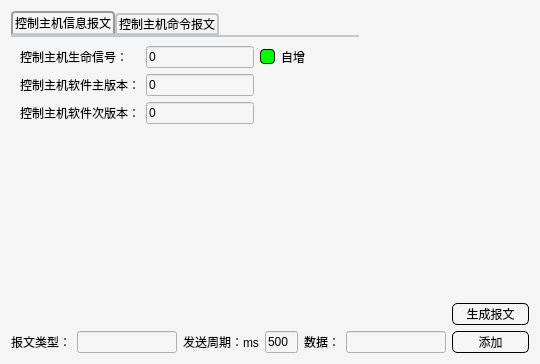
<?xml version="1.0" encoding="UTF-8"?>
<ui version="4.0">
 <class>MakePacket</class>
 <widget class="QDialog" name="MakePacket">
  <property name="geometry">
   <rect>
    <x>0</x>
    <y>0</y>
    <width>540</width>
    <height>364</height>
   </rect>
  </property>
  <property name="windowTitle">
   <string>Dialog</string>
  </property>
  <property name="styleSheet">
   <string notr="true">/*QComboBox*/

QComboBox {
border: 1px solid rgb(111, 156, 207);
border-radius: 3px;
padding: 1px 18px 1px 3px;
min-width: 9em;
max-width:9em;
}
QComboBox::drop-down {
subcontrol-origin: padding;
subcontrol-position: top right;
width: 15px;
border-left-width: 1px;
border-left-color: darkgray;
border-left-style: solid;
border-top-right-radius: 3px;
border-bottom-right-radius: 3px;
}
QComboBox QAbstractItemView {
border: 2px solid darkgray;
selection-background-color: lightgray;
}


/*QPushButton*/

QPushButton{
min-width:75px;
max-width:75px;
min-height:20px;
border:1px solid black;
border-radius:5px;
}
QPushButton:hover{
background-color: #333333;
border-color: #444444;
color:rgb(255,255,255);
}
QPushButton:pressed{
background-color: #111111;
border-color: #333333;
color: yellow;
}

/*QTabWidget*/
QTabWidget::tab-bar {
alignment: left;
}
QTabWidget::pane {
border-top: 2px solid #C2C7CB;
}
QTabBar::tab:selected {
margin-top:0px;
border-color: #9B9B9B;
border-bottom-color: #C2C7CB;
}
QTabBar::tab:!selected {
margin-top: 2px;
}
QTabBar::tab {
background: qlineargradient(x1: 0, y1: 0, x2: 0, y2: 1,
stop: 0 #E1E1E1, stop: 0.4 #DDDDDD,
stop: 0.5 #D8D8D8, stop: 1.0 #D3D3D3);
border: 2px solid #C4C4C3;
border-bottom-color: #C2C7CB;
border-top-left-radius: 4px;
border-top-right-radius: 4px;
min-width: 8ex;
padding: 2px;
}

/*QWidget*/
QWidget{
background-color:#F5F5F5;
}

/*QGroupBox*/
QGroupBox {
border: 2px solid gray;
border-radius: 5px;
margin-top: 1ex;
}
QGroupBox::title {
subcontrol-origin: margin;
subcontrol-position: top center;
padding: 0 3px;
background-color: qlineargradient(x1: 0, y1: 0, x2: 0, y2: 1,
stop: 0 #FF0ECE, stop: 1 #FFFFFF);
}

/*QCheckBox*/

QCheckBox::indicator{
width: 13px;
height: 13px;
background-color: #00FF00;
border: 1px solid #000000;
border-radius:4px;
}
QCheckBox::indicator::checked{
background-color: qradialgradient(cx:0.5, cy:0.5, fx:0.25, fy:0.15,
radius:0.3, stop:0 #FF0000, stop:1 #FFFFFF);
}</string>
  </property>
  <layout class="QVBoxLayout" name="verticalLayout_5">
   <item>
    <layout class="QHBoxLayout" name="horizontalLayout_4">
     <item>
      <layout class="QVBoxLayout" name="verticalLayout_4">
       <item>
        <widget class="QTabWidget" name="tabWidget">
         <property name="currentIndex">
          <number>0</number>
         </property>
         <widget class="QWidget" name="tab">
          <attribute name="title">
           <string>控制主机信息报文</string>
          </attribute>
          <layout class="QVBoxLayout" name="verticalLayout_3">
           <item>
            <layout class="QHBoxLayout" name="horizontalLayout_2">
             <item>
              <layout class="QVBoxLayout" name="verticalLayout_2">
               <item>
                <layout class="QGridLayout" name="gridLayout">
                 <item row="0" column="2">
                  <widget class="QCheckBox" name="checkBox">
                   <property name="text">
                    <string>自增</string>
                   </property>
                  </widget>
                 </item>
                 <item row="1" column="1">
                  <widget class="QLineEdit" name="lineEdit_4">
                   <property name="text">
                    <string>0</string>
                   </property>
                  </widget>
                 </item>
                 <item row="0" column="1">
                  <widget class="QLineEdit" name="lineEdit_3">
                   <property name="text">
                    <string>0</string>
                   </property>
                  </widget>
                 </item>
                 <item row="1" column="0">
                  <widget class="QLabel" name="label_4">
                   <property name="text">
                    <string>控制主机软件主版本：</string>
                   </property>
                  </widget>
                 </item>
                 <item row="0" column="0">
                  <widget class="QLabel" name="label_3">
                   <property name="text">
                    <string>控制主机生命信号：</string>
                   </property>
                  </widget>
                 </item>
                 <item row="2" column="0">
                  <widget class="QLabel" name="label_10">
                   <property name="text">
                    <string>控制主机软件次版本：</string>
                   </property>
                  </widget>
                 </item>
                 <item row="2" column="1">
                  <widget class="QLineEdit" name="lineEdit_5">
                   <property name="text">
                    <string>0</string>
                   </property>
                  </widget>
                 </item>
                </layout>
               </item>
               <item>
                <spacer name="verticalSpacer">
                 <property name="orientation">
                  <enum>Qt::Vertical</enum>
                 </property>
                 <property name="sizeHint" stdset="0">
                  <size>
                   <width>20</width>
                   <height>40</height>
                  </size>
                 </property>
                </spacer>
               </item>
              </layout>
             </item>
             <item>
              <spacer name="horizontalSpacer">
               <property name="orientation">
                <enum>Qt::Horizontal</enum>
               </property>
               <property name="sizeHint" stdset="0">
                <size>
                 <width>40</width>
                 <height>20</height>
                </size>
               </property>
              </spacer>
             </item>
            </layout>
           </item>
          </layout>
         </widget>
         <widget class="QWidget" name="tab_2">
          <attribute name="title">
           <string>控制主机命令报文</string>
          </attribute>
          <layout class="QVBoxLayout" name="verticalLayout">
           <item>
            <layout class="QGridLayout" name="gridLayout_2">
             <item row="0" column="0">
              <widget class="QLabel" name="label_5">
               <property name="text">
                <string>除尘:</string>
               </property>
              </widget>
             </item>
             <item row="0" column="1">
              <widget class="QComboBox" name="comboBox">
               <item>
                <property name="text">
                 <string>开</string>
                </property>
               </item>
               <item>
                <property name="text">
                 <string>关</string>
                </property>
               </item>
              </widget>
             </item>
             <item row="1" column="0">
              <widget class="QLabel" name="label_7">
               <property name="text">
                <string>开/关门：</string>
               </property>
              </widget>
             </item>
             <item row="1" column="1">
              <widget class="QComboBox" name="comboBox_2">
               <item>
                <property name="text">
                 <string>开</string>
                </property>
               </item>
               <item>
                <property name="text">
                 <string>关</string>
                </property>
               </item>
              </widget>
             </item>
             <item row="2" column="0">
              <widget class="QLabel" name="label_8">
               <property name="text">
                <string>本地/远程：</string>
               </property>
              </widget>
             </item>
             <item row="2" column="1">
              <widget class="QComboBox" name="comboBox_3">
               <item>
                <property name="text">
                 <string>本地</string>
                </property>
               </item>
               <item>
                <property name="text">
                 <string>远程</string>
                </property>
               </item>
              </widget>
             </item>
             <item row="3" column="0">
              <widget class="QLabel" name="label_6">
               <property name="text">
                <string>运行/维护：</string>
               </property>
              </widget>
             </item>
             <item row="3" column="1">
              <widget class="QComboBox" name="comboBox_4">
               <item>
                <property name="text">
                 <string>运行</string>
                </property>
               </item>
               <item>
                <property name="text">
                 <string>维护</string>
                </property>
               </item>
              </widget>
             </item>
             <item row="4" column="0">
              <widget class="QLabel" name="label_11">
               <property name="text">
                <string>面阵开/关:</string>
               </property>
              </widget>
             </item>
             <item row="4" column="1">
              <widget class="QComboBox" name="comboBox_5">
               <item>
                <property name="text">
                 <string>开</string>
                </property>
               </item>
               <item>
                <property name="text">
                 <string>关</string>
                </property>
               </item>
              </widget>
             </item>
             <item row="5" column="0">
              <widget class="QLabel" name="label_13">
               <property name="text">
                <string>线阵开/关：</string>
               </property>
              </widget>
             </item>
             <item row="5" column="1">
              <widget class="QComboBox" name="comboBox_6">
               <item>
                <property name="text">
                 <string>开</string>
                </property>
               </item>
               <item>
                <property name="text">
                 <string>关</string>
                </property>
               </item>
              </widget>
             </item>
             <item row="6" column="0">
              <widget class="QLabel" name="label_14">
               <property name="text">
                <string>加热开/关：</string>
               </property>
              </widget>
             </item>
             <item row="6" column="1">
              <widget class="QComboBox" name="comboBox_7">
               <item>
                <property name="text">
                 <string>开</string>
                </property>
               </item>
               <item>
                <property name="text">
                 <string>关</string>
                </property>
               </item>
              </widget>
             </item>
             <item row="7" column="0">
              <widget class="QLabel" name="label_12">
               <property name="text">
                <string>散热开/关：</string>
               </property>
              </widget>
             </item>
             <item row="7" column="1">
              <widget class="QComboBox" name="comboBox_8">
               <item>
                <property name="text">
                 <string>开</string>
                </property>
               </item>
               <item>
                <property name="text">
                 <string>关</string>
                </property>
               </item>
              </widget>
             </item>
             <item row="8" column="0">
              <widget class="QLabel" name="label_9">
               <property name="text">
                <string>模拟测试触发指令：</string>
               </property>
              </widget>
             </item>
             <item row="8" column="1">
              <widget class="QComboBox" name="comboBox_9">
               <item>
                <property name="text">
                 <string>测试开</string>
                </property>
               </item>
               <item>
                <property name="text">
                 <string>测试关</string>
                </property>
               </item>
              </widget>
             </item>
            </layout>
           </item>
          </layout>
         </widget>
        </widget>
       </item>
       <item>
        <spacer name="verticalSpacer_2">
         <property name="orientation">
          <enum>Qt::Vertical</enum>
         </property>
         <property name="sizeHint" stdset="0">
          <size>
           <width>20</width>
           <height>40</height>
          </size>
         </property>
        </spacer>
       </item>
      </layout>
     </item>
     <item>
      <spacer name="horizontalSpacer_3">
       <property name="orientation">
        <enum>Qt::Horizontal</enum>
       </property>
       <property name="sizeHint" stdset="0">
        <size>
         <width>40</width>
         <height>20</height>
        </size>
       </property>
      </spacer>
     </item>
    </layout>
   </item>
   <item>
    <layout class="QHBoxLayout" name="horizontalLayout_3">
     <item>
      <spacer name="horizontalSpacer_2">
       <property name="orientation">
        <enum>Qt::Horizontal</enum>
       </property>
       <property name="sizeHint" stdset="0">
        <size>
         <width>40</width>
         <height>20</height>
        </size>
       </property>
      </spacer>
     </item>
     <item>
      <widget class="QPushButton" name="pushButton_2">
       <property name="text">
        <string>生成报文</string>
       </property>
      </widget>
     </item>
    </layout>
   </item>
   <item>
    <layout class="QHBoxLayout" name="horizontalLayout">
     <item>
      <widget class="QLabel" name="label_15">
       <property name="text">
        <string>报文类型：</string>
       </property>
      </widget>
     </item>
     <item>
      <widget class="QLineEdit" name="lineEdit_6">
       <property name="minimumSize">
        <size>
         <width>100</width>
         <height>0</height>
        </size>
       </property>
       <property name="text">
        <string/>
       </property>
      </widget>
     </item>
     <item>
      <widget class="QLabel" name="label">
       <property name="text">
        <string>发送周期：ms</string>
       </property>
      </widget>
     </item>
     <item>
      <widget class="QLineEdit" name="lineEdit">
       <property name="maximumSize">
        <size>
         <width>50</width>
         <height>16777215</height>
        </size>
       </property>
       <property name="text">
        <string>500</string>
       </property>
      </widget>
     </item>
     <item>
      <widget class="QLabel" name="label_2">
       <property name="text">
        <string>数据：</string>
       </property>
      </widget>
     </item>
     <item>
      <widget class="QLineEdit" name="lineEdit_2">
       <property name="minimumSize">
        <size>
         <width>100</width>
         <height>0</height>
        </size>
       </property>
       <property name="text">
        <string/>
       </property>
      </widget>
     </item>
     <item>
      <widget class="QPushButton" name="pushButton">
       <property name="text">
        <string>添加</string>
       </property>
      </widget>
     </item>
    </layout>
   </item>
  </layout>
 </widget>
 <resources/>
 <connections/>
</ui>
